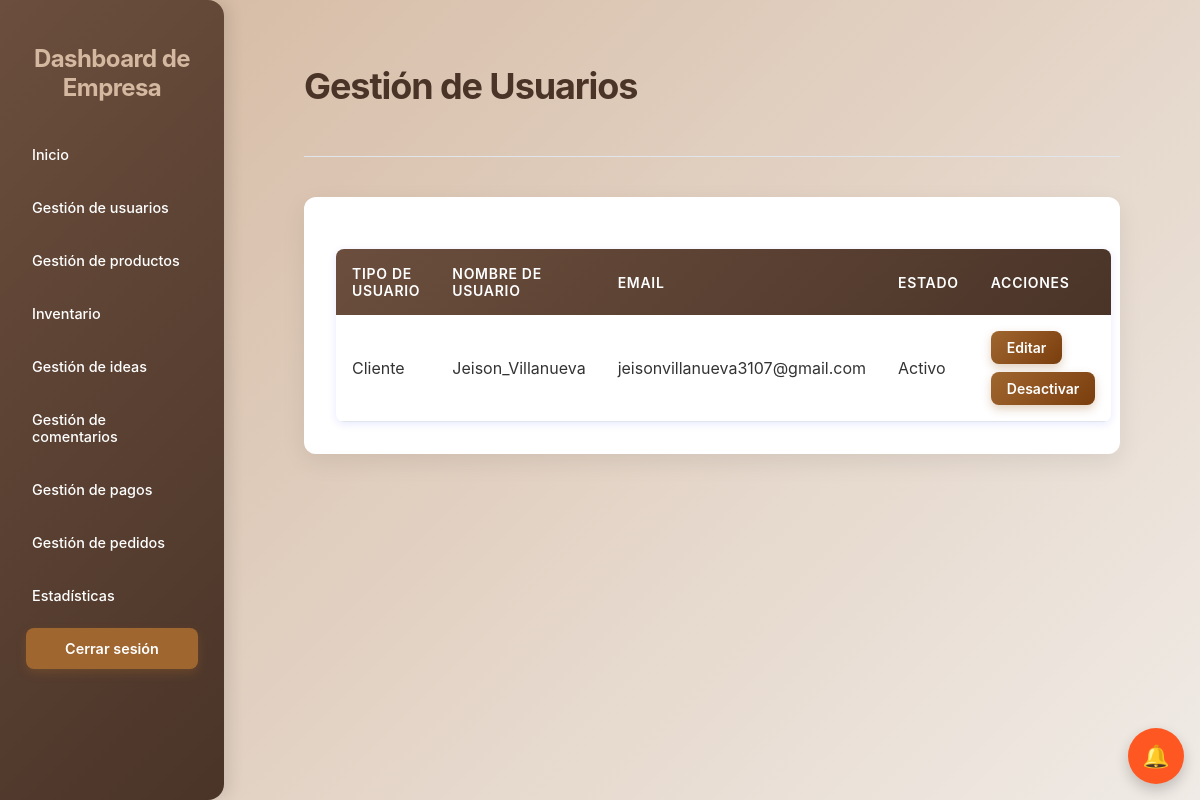
Before: /usuarios/ (signed in) with the older database file.
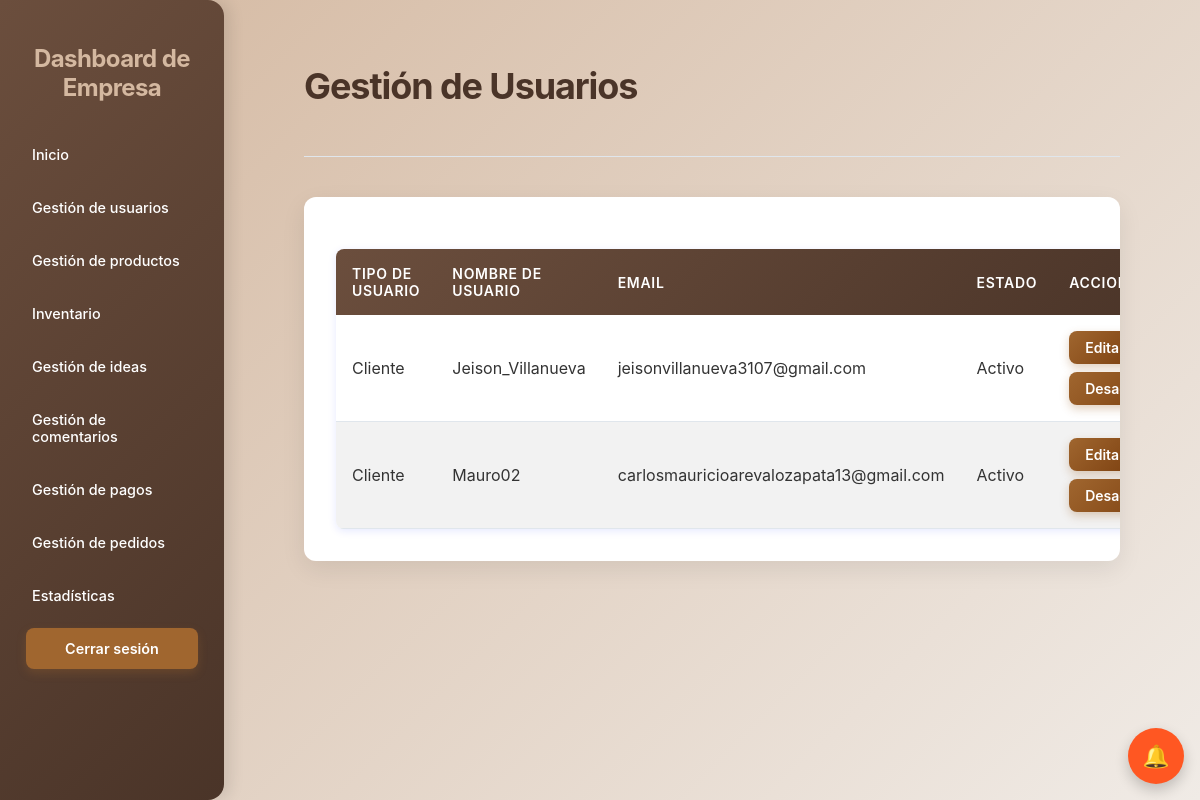
After: the same page with the newer database file.
### core/models.py (models this page shows, shortened)
class UserClientes(models.Model):
    usernameCliente = models.CharField(max_length=100, unique=True)
    passwordCliente = models.CharField(max_length=100)
    email = models.EmailField(max_length=100, blank=True)
    is_active = models.BooleanField(default=True)
    last_modified = models.DateTimeField(auto_now=True)
    status_changed_at = models.DateTimeField(null=True, blank=True)
    fecha_registro = models.DateTimeField(auto_now_add=True, null=True, blank=True)
    foto_perfil = models.ImageField(upload_to='uploads/perfiles/', blank=True, null=True)
    two_factor_enabled = models.BooleanField(default=False)
    two_factor_secret = models.CharField(max_length=32, blank=True, null=True)
    nombre_completo = models.CharField(max_length=200, blank=True, null=True)
    cedula = models.CharField(max_length=20, blank=True, null=True)
    telefono = models.CharField(max_length=20, blank=True, null=True, validators=[RegexValidator(r'^\d{7,15}$', 'Ingrese un número de teléfono válido (solo números, 7-15 dígitos)')])
    direccion = models.CharField(max_length=300, blank=True, null=True)
    ciudad = models.CharField(max_length=100, blank=True, null=True)
    departamento = models.CharField(max_length=100, blank=True, null=True)
    codigo_postal = models.CharField(max_length=10, blank=True, null=True)

### Empresas/views.py (the view)
# urls.py: path('usuarios/', views.usuarios_view, name='usuarios'),
@ensure_csrf_cookie
@empresa_login_required
def usuarios_view(request):
    users = UserClientes.objects.all()
    empresas = EmpresaRegistrada.objects.all()
    context = {
        'users': users,
        'empresas': empresas,
        'csrf_token': get_token(request)
    }
    return render(request,'Empresas/usuarios2.html', context)

### Empresas/views.py (called while the page is built)
def empresa_login_required(view_func):
    @wraps(view_func)
    def wrapper(request, *args, **kwargs):
        if 'empresa_id' not in request.session:
            messages.warning(request, 'Debe iniciar sesión para acceder a esta página.')
            return redirect('loginEmpresa_login')
        return view_func(request, *args, **kwargs)
    return wrapper

### core/context_processors.py (called while the page is built, shortened)
def idea_notifications(request):
    username_cliente = request.session.get('usernameCliente')
    username_empresa = request.session.get('usernameEmpresa')
    has_notif = False
    try:
        if username_cliente:
            has_notif = MensajeIdea.objects.filter(
                idea__autor=username_cliente,
                remitente_tipo='empresa',
                leido=False
            ).exists()
    except Exception as e:
        print(f"Error en idea_notifications: {str(e)}")
        has_notif = False
    return {
        'has_idea_notifications': has_notif
    }

### Empresas/templates/Empresas/usuarios2.html (shortened to what this page needs)
<!DOCTYPE html>
<html lang="es">
<head>
    {% load static %}
    <link rel="stylesheet" href="{% static 'Empresas/css/styles3.css' %}">
    <link rel="stylesheet" href="{% static 'Empresas/css/usuarios.css' %}">
    <link rel="stylesheet" href="{% static 'Empresas/css/dashboard_responsive.css' %}">
</head>
<body>
    <div class="dashboard-container">
        <aside>
            <h2>Dashboard de Empresa</h2>
            <nav>
                <ul>
                    <li><a href="{% url 'dashboardEmpresa' %}">Inicio</a></li>
                    <li><a href="{% url 'usuarios' %}">Gestión de usuarios</a></li>
                    <li><a href="{% url 'GestiProductos' %}">Gestión de productos</a></li>
                    <li><a href="{% url 'inventario' %}">Inventario</a></li>
                    <li><a href="{% url 'empresa_ideas' %}">Gestión de ideas</a></li>
                    <li><a href="{% url 'empresa_comentarios' %}">Gestión de comentarios</a></li>
                    <li><a href="{% url 'gestion_pagos' %}">Gestión de pagos</a></li>
                    <li><a href="{% url 'gestion_pedidos' %}">Gestión de pedidos</a></li>
                    <li><a href="{% url 'estadisticas' %}">Estadísticas</a></li>
                </ul>
            </nav>
            <a href="{% url 'logout' %}" class="logout-button">Cerrar sesión</a>
        </aside>
        <main>
            <header>
                <h1>Gestión de Usuarios</h1>
            </header>
            <div class="table-container">
                <table>
                    <thead>
                        <tr>
                            <th>Tipo de Usuario</th>
                            <th>Nombre de Usuario</th>
                            <th>Email</th>
                            <th>Estado</th>
                            <th>Acciones</th>
                        </tr>
                    </thead>
                    <tbody>
                        {% for user in users %}
                        <tr class="{% if not user.is_active %}usuario-inactivo{% endif %}">
                            <td>Cliente</td>
                            <td>{{ user.usernameCliente }}</td>
                            <td>{{ user.email }}</td>
                            <td>{% if user.is_active %}Activo{% else %}Inactivo{% endif %}</td>
                            <td class="action-links">
                                <a href="#" class="button edit-user" data-id="{{ user.id }}" data-type="cliente">Editar</a>
                                {% if user.is_active %}
                                <a href="#" class="button disable-user" data-id="{{ user.id }}" data-type="cliente">Desactivar</a>
                                {% else %}
                                <a href="#" class="button enable-user" data-id="{{ user.id }}" data-type="cliente">Activar</a>
                                {% endif %}
                            </td>
                        </tr>
                        {% endfor %}
                    </tbody>
                </table>
            </div>
        </main>
    </div>
{% load static %}
<link rel="stylesheet" href="{% static 'core/css/floating.css' %}">
<link rel="stylesheet" href="{% static 'core/css/notificaciones.css' %}">
<a id="floating-notif-btn-empresa" class="floating-btn floating-notif" style="display: flex;" title="Notificaciones" onclick="event.preventDefault(); abrirNotificaciones();">
    <span class="fb-icon">🔔</span>
</a>
{% include 'core/modal_notificaciones.html' %}
</body>
</html>

Changed rows visible on the page:
added UserClientes: usernameCliente "Mauro02", email "carlosmauricioarevalozapata13@gmail.com", is_active "Activo"
